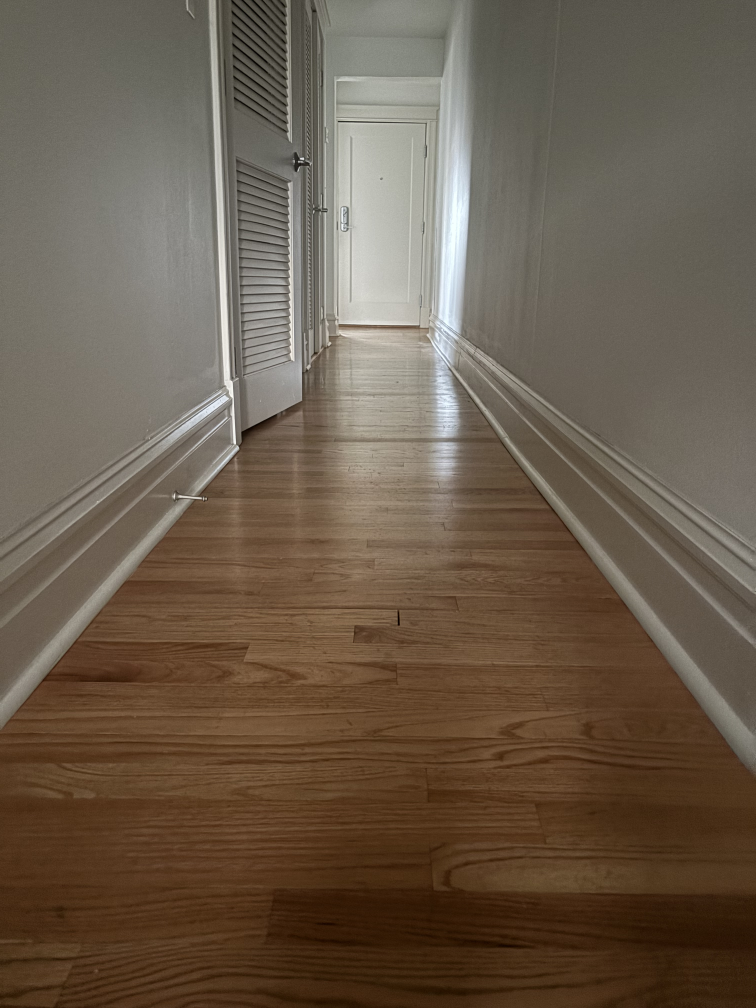
#> input picture Development/Camera/Hallway_test.jpeg, 3024 x 4032 px (shown at 1/4 size)
$ python -i Camera_Functions.py   (imports and definitions only)
#> lines starting #> are read from the running program, lines starting #| are printed output that depends on the picture; after the words box and inside, x2 and y2 are one past the last pixel; in counts of white or black regions, pixels touching at a corner belong together
### This code is using the Camera_Test.py code to be defined as a function call ###
import time
import numpy as np
import cv2
from Take_Image import Capture_Image


def Camera(resolution=(1640, 1230), debug = False, ApertureSize = 3, Gradient = (50,80), take_img=False):

    # Select the Camera Resolution #
#> called with resolution = (1640, 1230), debug = False, ApertureSize = 3, Gradient = (50, 80), take_img = False
    row = resolution[0]
    column = resolution[1]

    # Take the image #

    if take_img:
        img = Capture_Image(row,column)
    else:
        filename = input('Enter Filename: ')
#> the answer given: Development/Camera/Hallway_test.jpeg
        img = cv2.imread(filename)
#> img is the input picture: shape (4032, 3024, 3); mean B, G, R 76, 91.9, 106.5
        img = cv2.resize(img,(row,column) )
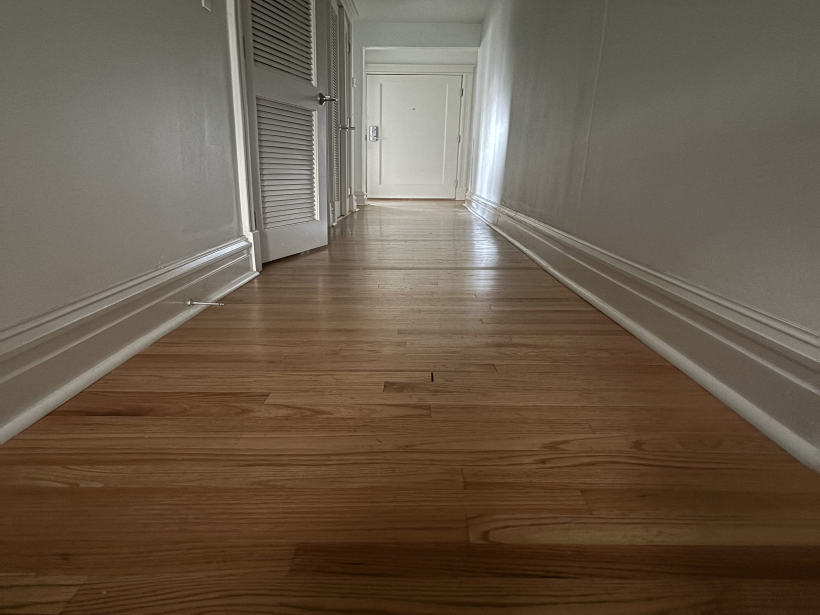
#> img: shape (1230, 1640, 3) (shown at 1/2 size); mean B, G, R 75.9, 91.8, 106.4


    # Debug statement of saving the image #
    if debug:
        cv2.imwrite('test_image.png',img)
        print('saving image as test_image')

    # Convert image to grayscale #
    gray_img = cv2.cvtColor(img, cv2.COLOR_BGR2GRAY)
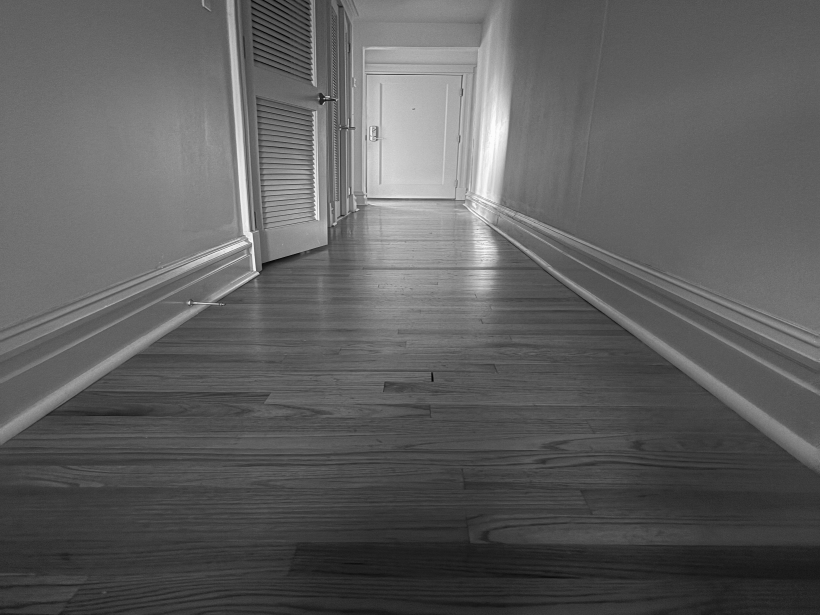
#> gray_img: shape (1230, 1640) (shown at 1/2 size); min 0, max 253, mean 94.3

    # Blur out the image interpolating a 5x5 area surrounding pixel #
    blur_gray_img = cv2.blur(gray_img,(5,5))

    if debug:
        cv2.imwrite('test_gray_img.png',blur_gray_img)
        print('saving the image as a test image')

    # Apply Canny detection #
    canny_img = cv2.Canny(blur_gray_img, Gradient[0], Gradient[1],apertureSize=ApertureSize)
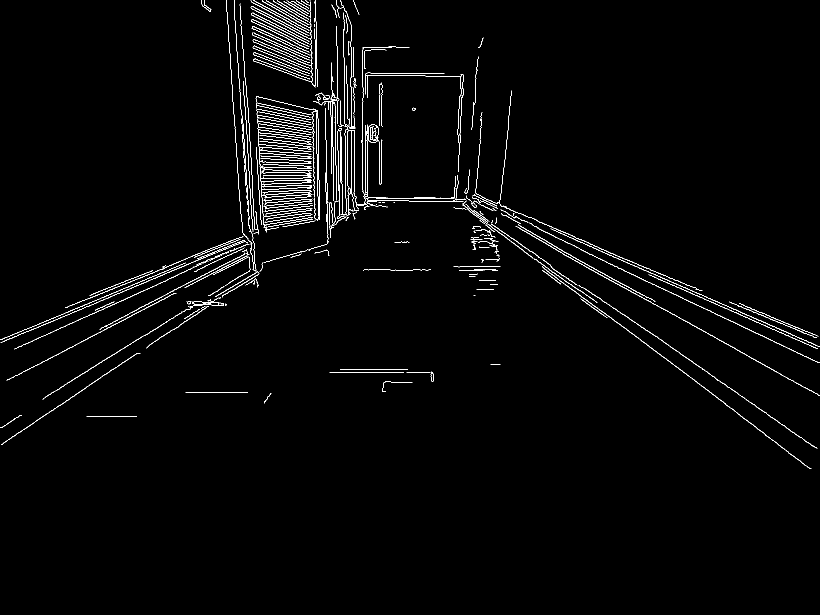
#> canny_img: shape (1230, 1640) (shown at 1/2 size); 1.8% white in thin lines or dots, all inside (x1, y1, x2, y2) = (0, 0, 1640, 938)

    # Apply the lines detection #
    lines = cv2.HoughLinesP(canny_img, 1, np.pi/180, threshold = 100, minLineLength=20, maxLineGap=10)
#> lines = 172 rows, first 6: [1091, 487, 1637, 790], [2, 889, 274, 706], [1204, 622, 1529, 867], [633, 87, 633, 119], [1217, 527, 1529, 673], [1271, 644, 1627, 893]

    # Extrapolate the lines #
    if lines is not None:
        data=lines.reshape(-1,4)
#> data has the same summary as lines

    img_process(data, debug = debug)


    return


def img_process(data,angle_offset=10, debug=False,resolution = (1640,1230), distance_filter = 20):
    # Pull each data set #
#> called with data = array of shape (172, 4), angle_offset = 10, debug = False, resolution = (1640, 1230), distance_filter = 20
    x1 = data[:,0]
#> x1 = 172 values, max 1550 at index 118, min 2 at index 1, mean 732.9
    y1 = data[:,1]
#> y1 = 172 values, max 889 at index 1, min 0 at index 57, mean 409.3
    x2 = data[:,2]
#> x2 = 172 values, max 1639 at index 105, min 157 at index 95, mean 823.1
    y2 = data[:,3]
#> y2 = 172 values, max 934 at index 118, min 62 at index 122, mean 439.4

    # Create the point locations and find the vector #
    P1 = np.column_stack((x1,y1))
#> P1 = 172 pairs, first value 2 to 1550, second value 0 to 889
    P2 = np.column_stack((x2,y2))
#> P2 = 172 pairs, first value 157 to 1639, second value 62 to 934
    vector =P2 - P1
#> vector = 172 pairs, first value 0 to 546, second value -288 to 303

    # Apply an average filter to remove excessive lines #

    magnitude = np.linalg.norm(vector,axis=1)
#> magnitude = 172 values, max 624.4 at index 0, min 22.85 at index 26, mean 135.7

    # Magnitude filter (Use the median) #
    median_num = np.median(magnitude)
#> median_num = 119.6

    # initialize the median filter vector #
    med_vector = magnitude > (median_num + angle_offset).astype(int)

    # find the indices where the vector is zero and remove those lines #
    new_P1 = P1[med_vector]
#> new_P1 = 80 pairs, first value 2 to 1490, second value 1 to 889
    new_P2 = P2[med_vector]
#> new_P2 = 80 pairs, first value 157 to 1639, second value 67 to 923

    # Apply a distance filter between vectors #

    ########## order of the filter ###############
    # find the angle of the vector
    # this is a filter in itself to filter lines with the same angle
    new_vector = new_P2 - new_P1
#> new_vector = 80 pairs, first value 0 to 546, second value -288 to 303
    theta = np.arctan2(new_vector[:,1],new_vector[:,0])
#> theta = 80 values, max 1.55 at index 48, min -1.57 at index 13, mean 0.227

    # create the offset #
    angle_offset = 5* np.pi / 180

    # initialize the mask angle vectors#
    angle_mask = np.zeros([len(theta),len(theta)])
#> angle_mask: shape (80, 80) float64; every value is 0

    # filter through the angles #
    diff = np.abs(theta[:,None] - theta[None,:])
    diff = np.minimum(diff, np.pi-diff)
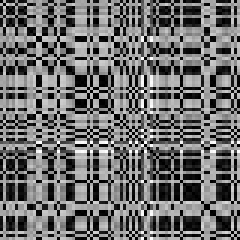
#> diff: shape (80, 80) float64 (shown 3 times larger); min 0, max 1.57, mean 0.682; drawn with min black and max white
    angle_mask = (diff < angle_offset).astype(int)
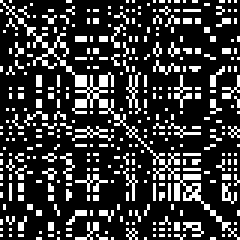
#> angle_mask: shape (80, 80) int64 (shown 3 times larger); values 0 (black) and 1 (white), 21.8% white in thin lines or dots

    # Now we can check for the row vectors that would be the same and eliminate those #
    new_magnitude = np.linalg.norm(new_vector,axis=1)
#> new_magnitude = 80 values, max 624.4 at index 0, min 129.1 at index 68, mean 209.4
    unit_vector = new_vector/new_magnitude[:,None]
#> unit_vector = 80 pairs, first value 0 to 1, second value -1 to 1

    # create the filter matrix #
    distance_mask = np.zeros((len(theta),len(theta)))

    # run through each line to find the distance and apply threshold #
    for i in range(len(theta)):

        diff_point = new_P1 - new_P1[i]

        cross = np.abs( np.cross(diff_point,unit_vector[i]) )

        distance_mask[i,:] = (cross < distance_filter).astype(int)
#> this loop made 80 passes
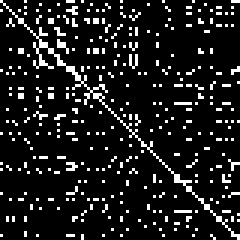
#> distance_mask: shape (80, 80) float64 (shown 3 times larger); values 0 (black) and 1 (white), 11.3% white in thin lines or dots

    # Combine the anglular and distance filter #
    Mask = angle_mask*distance_mask
#> Mask: shape (80, 80) float64; values 0 (black) and 1 (white), 7.1% white in thin lines or dots
    np.fill_diagonal(Mask,0)
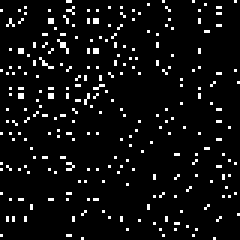
#> Mask: shape (80, 80) float64 (shown 3 times larger); values 0 (black) and 1 (white), 5.9% white in thin lines or dots

    # initialize the keep matrix that defines which lines are to be kept #
    keep = np.ones(len(theta), dtype = bool)
    magnitudes = np.linalg.norm(new_vector, axis=1)
#> magnitudes has the same summary as new_magnitude


    # Create the keep matrix and remove redundant relationships #
    # keeps matrix based on magnitude #
    for i in range(len(theta)):
        if not keep[i]:
            continue
        duplicates = np.where(Mask[i] == 1)[0]
        for j in duplicates:
            if magnitudes[j]<= magnitudes[i]:
                keep[j] = False
            else:
                keep[i] = False
                break
#> this loop made 80 passes
#> duplicates on passes 1, 2, 3, 4, 5, 6, 7, 8, 10, 11, 12, 13: [22, 23, 54, 64, 78], [49, 68], [8, 24, 36, 40, 55, 72, 73], [0, 6, 16, 22, 23, 29, 32, 44, 56, 66], [8, 24, 40, 46, 72, 73], [21, 41], [3, 7, 16, 17, 22, 29, 31, 32, 44, 56, 66], [3, 6, 16, 17, 22, 29, 31, 32, 66], [18, 39, 57], [49, 68, 69], [14, 15, 20, 21, 38, 52], [25, 33, 37]

    # filtered output of the image processing #
    filtered_p1 = new_P1[keep]
#> filtered_p1 = 17 rows, first 8: [1091, 487], [2, 889], [1204, 622], [1271, 644], [463, 164], [725, 383], [238, 637], [89, 649]
    filtered_p2 = new_P2[keep]
#> filtered_p2 = 17 rows, first 8: [1637, 790], [274, 706], [1529, 867], [1627, 893], [482, 436], [725, 95], [437, 535], [423, 508]


    ########### Place in the new line points #########
    new_lines = np.column_stack( (filtered_p1, filtered_p2) )
#> new_lines = 17 rows, first 6: [1091, 487, 1637, 790], [2, 889, 274, 706], [1204, 622, 1529, 867], [1271, 644, 1627, 893], [463, 164, 482, 436], [725, 383, 725, 95]


    # With args debug we can have a plot to check if we have a good filter model #
    if debug:
        black_img = np.zeros( (resolution[1], resolution[0]),dtype='uint8')
        for line in new_lines:
            x1,y1,x2,y2 = line
            cv2.line(black_img,(int(x1),int(y1)),(int(x2),int(y2)),255,1)

        cv2.imshow('lines detected',black_img)
        cv2.waitKey(0)
        cv2.destroyAllWindows()

>>> result = Camera()
